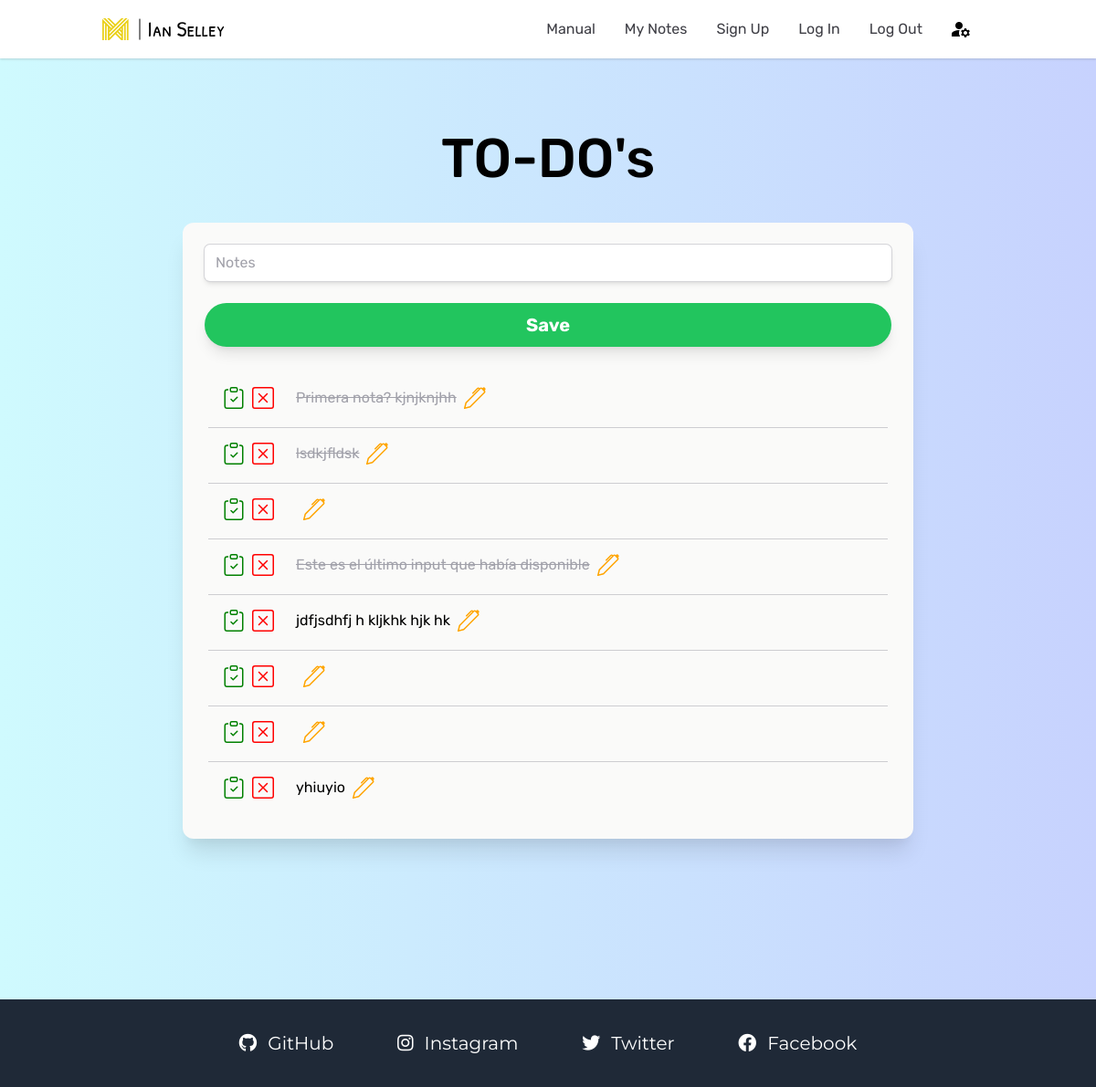
Page / (signed in) on the earlier database version.
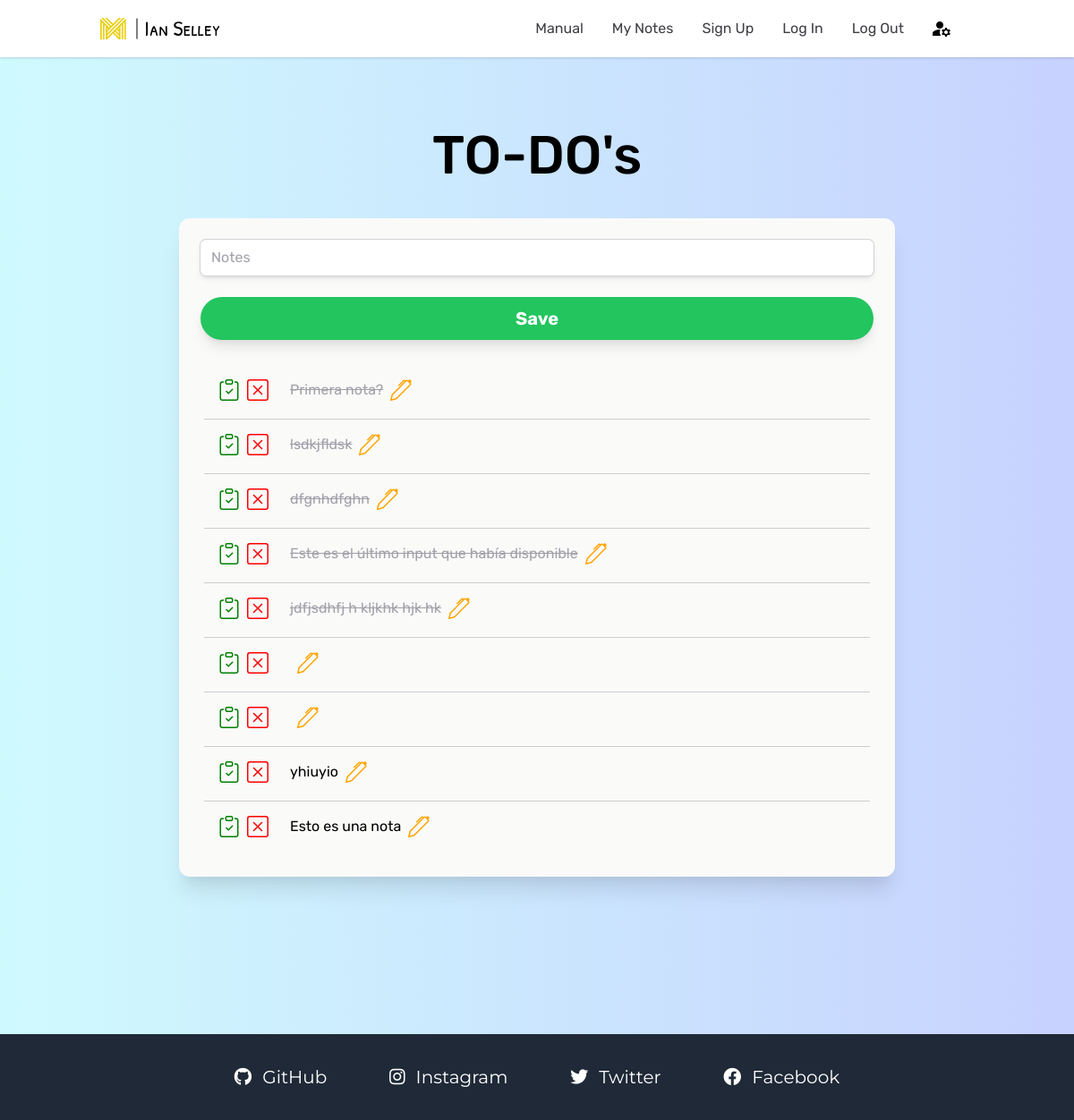
Same page on the later database version.
### website/models.py (models this page shows)
class Note(db.Model):
    __tablename__: str = 'note'
    id = Column(Integer, primary_key=True)
    content = Column(String(1000))
    date = Column(DateTime(timezone=True), default=datetime.now)
    complete = Column(Boolean, default=False)
    user_id = Column(Integer, ForeignKey('user.id'))

### website/views.py (the view)
@views.route('/', methods=['GET', 'POST'])
@login_required
def my_notes():
    if request.method == 'POST':
        content = request.form['note_content']
        new_note = Note(content=content, user_id=current_user.id)
        db.session.add(new_note)
        db.session.commit()
        flash('Note added successfully', category='success')
    return render_template('my_notes.html', user=current_user)

### website/__init__.py (called while the page is built)
def create_app():
    app = Flask(__name__)
    app.static_folder = 'static'
    app.config['SECRET_KEY'] = 'ian'
    app.config['SQLALCHEMY_TRACK_MODIFICATIONS'] = False
    app.config['SQLALCHEMY_DATABASE_URI'] = f'sqlite:///{DB_NAME}'
    db.init_app(app)
    login_manager = LoginManager()
    login_manager.init_app(app)
    login_manager.login_view = 'auth.login'
    from .views import views
    from .auth import auth
    app.register_blueprint(views, url_prefix="/")
    app.register_blueprint(auth, url_prefix="/")
    from .models import User, Note
    create_db(app)
    @login_manager.user_loader
    def user_loader(id):
        return User.query.get(int(id))
    return app

### website/templates/my_notes.html (shortened to what this page needs)
{% extends "base.html" %}
{% block content %}
<h1 class="text-center text-6xl font-medium">TO-DO's</h1>
<div class="flex justify-center">
    <div class="w-2/3 card p-6 mt-10 mb-44">
        <form class="" method="POST">
            <input class="w-full" type="text" name="note_content" placeholder="Notes" autocomplete="off" autofocus>
            <button type="submit"
                class="my-6 w-full h-12 bg-green-500 rounded-full text-white font-bold text-xl shadow-lg hover:shadow-xl hover:bg-current-300 transition-all duration-200 ease-in-out">Save</button>
        </form>
        <ul class="divide-y divide-gray-400 divide-opacity-50">
            {% for note in user.notes %}
            <li class="m-1 p-4">
                <div class="flex items-center">
                    <div class="mr-3 flex flex-nowrap content-center">
                        <a href="/done/{{ note.id }}" class="mr-2">
                        </a>
                        <a href="/delete-note/{{ note.id }}" class="">
                        </a>
                    </div>
                    <div class="ml-3 flex items-center {% if note.complete == 1 %} complete {% endif %}"
                        id="text-plus-logo{{ note.id }}">
                        <span id="text{{ note.id }}">
                            {{ note.content }}
                        </span>
                        <button onclick="edit_note( '{{ note.id }}' )" class="ml-2">
                        </button>
                    </div>
                </div>
            </li>
            {% endfor %}
        </ul>
    </div>
</div>
{% endblock content %}

### website/templates/base.html (shortened to what this page needs)
<!DOCTYPE html>
<html lang="es">
<head>
    <link rel="stylesheet" type="text/css" href="{{url_for('static', filename='main.css')}}">
    <link rel="stylesheet" href="https://cdnjs.cloudflare.com/ajax/libs/font-awesome/5.13.0/css/all.min.css">
</head>
<body class="bg-gradient-to-r from-cyan-100 to-indigo-200 bg-rotate-45 font-rubik min-h-screen flex flex-col">
    <nav class="h-16 flex content-center bg-white shadow sticky top-0 z-5 dark:bg-gray-800">
        <div class="container px-6 py-3 mx-auto md:flex md:justify-between md:items-center">
            <div class="flex items-center justify-between">
            </div>
            <div class="items-center md:flex">
                <div class="flex flex-col md:flex-row md:mx-6">
                    <a class="my-1 text-gray-700 dark:text-gray-200 hover:text-indigo-500 dark:hover:text-indigo-400 md:mx-4 md:my-0"
                        href="/manual">Manual</a>
                    <a class="my-1 text-gray-700 dark:text-gray-200 hover:text-indigo-500 dark:hover:text-indigo-400 md:mx-4 md:my-0"
                        href="/">My Notes</a>
                    <a class="my-1 text-gray-700 dark:text-gray-200 hover:text-indigo-500 dark:hover:text-indigo-400 md:mx-4 md:my-0"
                        href="/sign-up">Sign Up</a>
                    <a class="my-1 text-gray-700 dark:text-gray-200 hover:text-indigo-500 dark:hover:text-indigo-400 md:mx-4 md:my-0"
                        href="login">Log In</a>
                    <a class="my-1 text-gray-700 dark:text-gray-200 hover:text-indigo-500 dark:hover:text-indigo-400 md:mx-4 md:my-0"
                        href="logout">Log Out</a>
                    <button class="material-icons ml-3.5">manage_accounts</button>
                </div>
            </div>
        </div>
    </nav>
    <div>{% block content %}{% endblock content %}</div>
    <footer
        class="px-48 bg-coolGray-800 h-24 mt-auto flex justify-evenly items-center text-white text-xl font-thin font-montserrat">
        <div>
            <a href="https://github.com/ianselley/" class="fab fa-github"><span>GitHub</span></a>
        </div>
        <div>
            <a href="https://www.instagram.com/ian_sm01/" class="fab fa-instagram"><span>Instagram</span></a>
        </div>
        <div>
            <a href="https://twitter.com/iansm2001/" class="fab fa-twitter"><span>Twitter</span></a>
        </div>
        <div>
            <a href="https://www.facebook.com/ian.selley.77/" class="fab fa-facebook"><span>Facebook</span></a>
        </div>
    </footer>
</body>
</html>

Differences in the rows shown:
changed Note: content "Primera nota? kjnjknjhh" → "Primera nota?"
changed Note: complete False → True (drawn); content (not shown) → "dfgnhdfghn"
changed Note "jdfjsdhfj h kljkhk hjk hk": complete False → True (drawn)
added Note: content "Esto es una nota", complete False (drawn)
